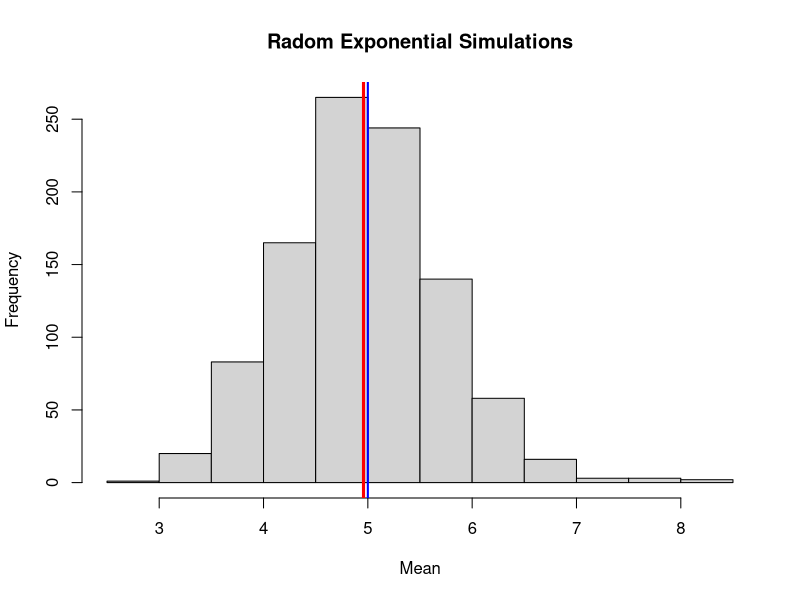
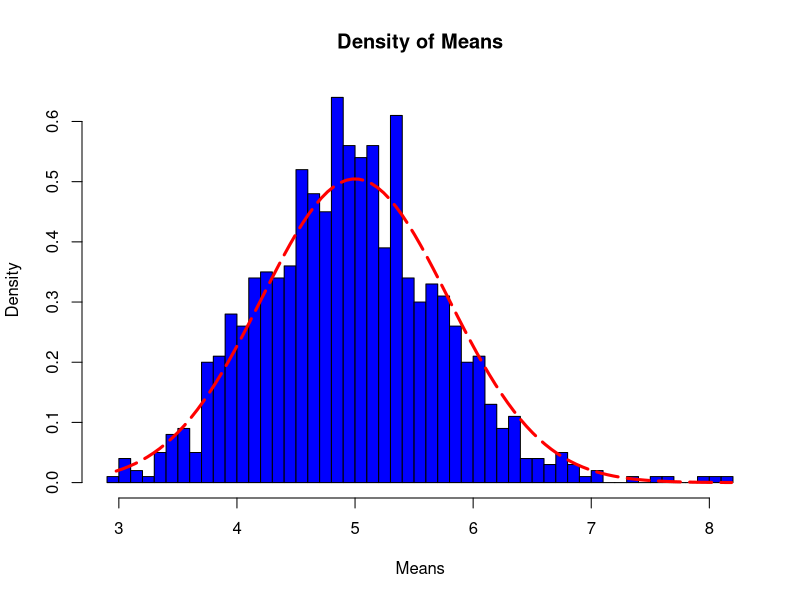

Reproduce these figures in R, in order.
## ---- chunk 1
# Simulation settings
lambda = 0.2
num_samples = 40
num_simulations = 1000

# Simulate exponentials
simulated_exp <- replicate(num_simulations, rexp(num_samples, lambda))
# Calculate the mean of exponentials
mean_exp <- apply(simulated_exp, 2, mean)
## ---- chunk 2
sample_mean <- mean(mean_exp)
print(paste("Sample Mean: ", sample_mean))

theoretical_mean <- 1/lambda
print(paste("Theoretical Mean: ", theoretical_mean))
## ---- chunk 3
# Means visualization
hist(mean_exp, xlab = "Mean", main = "Radom Exponential Simulations")
abline(v = sample_mean, col = "red", lwd = 3)
abline(v = theoretical_mean, col = "blue", lwd = 2)
## ---- chunk 4
sample_variance <- sd(mean_exp)^2
print(paste("Sample Variance: ", sample_variance))

theoretical_variance <- ((1/lambda) * (1/sqrt(num_samples)))^2
print(paste("Theoretical Variance: ", theoretical_variance))
## ---- chunk 5
x <- seq(min(mean_exp), max(mean_exp), length = 100)
y <- dnorm(x, mean = 1/lambda, sd = (1/lambda) * (1/sqrt(num_samples)))

hist(mean_exp, breaks = num_samples, prob = T, col = "blue", xlab = "Means", ylab = "Density", main = "Density of Means")
lines(x, y, col = "red", lty = 5, lwd = 3)
